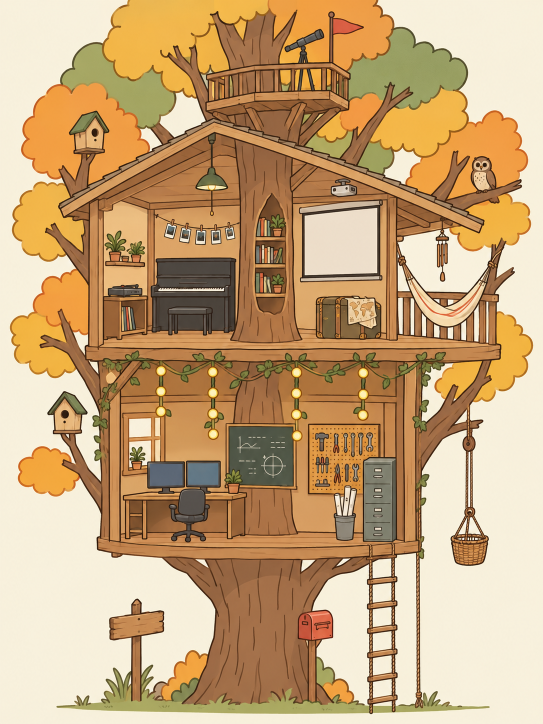
#> input picture tools/art/day.png, 1086 x 1448 px (shown at 1/2 size)
$ python cut_objects.py
#> lines starting #> are read from the running program, lines starting #| are printed output that depends on the picture; after the words box and inside, x2 and y2 are one past the last pixel; in counts of white or black regions, pixels touching at a corner belong together; pictures that were not available may be replaced by others from this repository, and a replacement may not be noted
"""把树屋原图里的每个物品抠出来，生成悬停放大用的图层。

用法（需要 Python 3 + pillow + numpy + opencv-python）：

    python3 tools/cut_objects.py                 # 用 tools/masks/ 里现有的蒙版重新导出全部图层
    python3 tools/cut_objects.py --grabcut piano # 用 GrabCut 为某个物品重新自动抠图（会覆盖它的蒙版）
    python3 tools/make_data.py                   # 导出后重新生成 src/data/treehouse.json

原图放在 tools/art/day.png 和 tools/art/night.png，两张图必须同尺寸、构图对齐（1086×1448）。
如果换了新画，先改下面 OBJ 里的物品框（场景像素 x0, y0, x1, y1），再对每个物品跑 --grabcut，
自动结果不理想时可以用任何画图软件直接修改 tools/masks/<物品>.png（白色=物品，黑色=背景）。

输出：
    public/treehouse/day.webp, night.webp       底图
    public/treehouse/cut/day|night/<物品>.webp   抠好的图层（带透明通道）
    tools/cutmeta.json                          每个图层在场景里的位置
"""
import argparse
import json
from pathlib import Path

import cv2
import numpy as np
from PIL import Image

ROOT = Path(__file__).resolve().parent.parent
TOOLS = ROOT / "tools"
ART = TOOLS / "art"
MASKS = TOOLS / "masks"
OUT = ROOT / "public/treehouse"
META = TOOLS / "cutmeta.json"

PAD = 2          # 图层四周留出的像素，给羽化边缘留空间
FEATHER = 1.0    # 边缘羽化（高斯模糊 sigma）
QUALITY = 88     # webp 质量

# 物品框：场景像素 (x0, y0, x1, y1)
OBJ = {
    "telescope": (562, 52, 656, 184),
    "flag": (652, 20, 732, 132),
    "birdhouse1": (134, 218, 222, 308),
    "birdhouse2": (92, 780, 180, 870),
    "owl": (944, 306, 1000, 394),
    "lamp": (386, 298, 460, 434),
    "photos": (306, 424, 484, 494),
    "plants": (202, 452, 294, 535),
    "record": (201, 570, 299, 680),
    "piano": (296, 510, 477, 672),
    "books": (503, 390, 580, 634),
    "screen": (596, 350, 770, 560),
    "suitcase": (623, 586, 770, 684),
    "chime": (864, 448, 908, 570),
    "hammock": (790, 476, 1004, 660),
    "desk": (242, 914, 497, 1088),
    "board": (450, 844, 596, 980),
    "pegboard": (612, 844, 764, 994),
    "blueprint": (663, 970, 716, 1085),
    "cabinet": (722, 909, 796, 1086),
    "basket": (895, 858, 982, 1136),
    "mailbox": (591, 1214, 670, 1286),
    "sign": (214, 1194, 332, 1405),
}


def grabcut(img_rgb, box):
    """在物品框内自动分离前景，返回 0/255 的整图蒙版。"""
    x0, y0, x1, y1 = box
    bgr = cv2.cvtColor(img_rgb, cv2.COLOR_RGB2BGR)
    mask = np.zeros(bgr.shape[:2], np.uint8)
    bgd, fgd = np.zeros((1, 65), np.float64), np.zeros((1, 65), np.float64)
    cv2.grabCut(bgr, mask, (x0, y0, x1 - x0, y1 - y0), bgd, fgd, 6, cv2.GC_INIT_WITH_RECT)
    fg = np.where((mask == cv2.GC_FGD) | (mask == cv2.GC_PR_FGD), 255, 0).astype(np.uint8)
    # 只保留最大的连通块，再补洞、去毛刺
    n, labels, stats, _ = cv2.connectedComponentsWithStats(fg)
    if n > 1:
        keep = 1 + int(np.argmax(stats[1:, cv2.CC_STAT_AREA]))
        fg = np.where(labels == keep, 255, 0).astype(np.uint8)
    k = cv2.getStructuringElement(cv2.MORPH_ELLIPSE, (5, 5))
    fg = cv2.morphologyEx(fg, cv2.MORPH_CLOSE, k)
    return fg


def night_shift(day, night, box, search=4):
    """夜景图可能和白天差一两个像素，在物品附近找最佳对齐偏移。"""
    x0, y0, x1, y1 = box
    a = cv2.cvtColor(day[y0:y1, x0:x1], cv2.COLOR_RGB2GRAY).astype(np.float32)
    a = cv2.Canny(a.astype(np.uint8), 60, 160).astype(np.float32)
    best, best_score = (0, 0), -1.0
    for dy in range(-search, search + 1):
        for dx in range(-search, search + 1):
            ys, xs = y0 + dy, x0 + dx
            if ys < 0 or xs < 0 or ys + a.shape[0] > night.shape[0] or xs + a.shape[1] > night.shape[1]:
                continue
            b = cv2.cvtColor(night[ys:ys + a.shape[0], xs:xs + a.shape[1]], cv2.COLOR_RGB2GRAY)
            b = cv2.Canny(b, 60, 160).astype(np.float32)
            score = float((a * b).sum())
            if score > best_score:
                best, best_score = (dx, dy), score
    return list(best)


def export(key, day, night, meta):
    m = np.array(Image.open(MASKS / f"{key}.png").convert("L"))
    ys, xs = np.nonzero(m > 127)
    if not len(xs):
        raise SystemExit(f"{key}: 蒙版是空的")
    H, W = m.shape
    x0, y0 = max(0, xs.min() - PAD), max(0, ys.min() - PAD)
    x1, y1 = min(W, xs.max() + 1 + PAD), min(H, ys.max() + 1 + PAD)
    alpha = cv2.GaussianBlur(m, (0, 0), FEATHER)[y0:y1, x0:x1] if FEATHER else m[y0:y1, x0:x1]

    old = meta.get(key, {})
    nshift = old.get("nshift") or night_shift(day, night, OBJ[key])
    nx, ny = nshift

    for mode, img, (sx, sy) in (("day", day, (0, 0)), ("night", night, (nx, ny))):
        crop = img[y0 + sy:y1 + sy, x0 + sx:x1 + sx]
        rgba = np.dstack([crop, alpha])
        dst = OUT / "cut" / mode / f"{key}.webp"
        dst.parent.mkdir(parents=True, exist_ok=True)
        Image.fromarray(rgba, "RGBA").save(dst, "WEBP", quality=QUALITY, method=6)

    meta[key] = {"x": int(x0), "y": int(y0), "w": int(x1 - x0), "h": int(y1 - y0), "nshift": nshift}


def main():
    ap = argparse.ArgumentParser(description=__doc__, formatter_class=argparse.RawDescriptionHelpFormatter)
    ap.add_argument("--grabcut", nargs="*", metavar="KEY", help="重新自动抠这些物品（不写名字=全部）")
    ap.add_argument("--only", nargs="*", metavar="KEY", help="只导出这些物品")
    args = ap.parse_args()

    day = np.array(Image.open(ART / "day.png").convert("RGB"))
#> day is the input picture: shape (1448, 1086, 3); mean R, G, B 198.5, 165.7, 123.1
    night = np.array(Image.open(ART / "night.png").convert("RGB"))
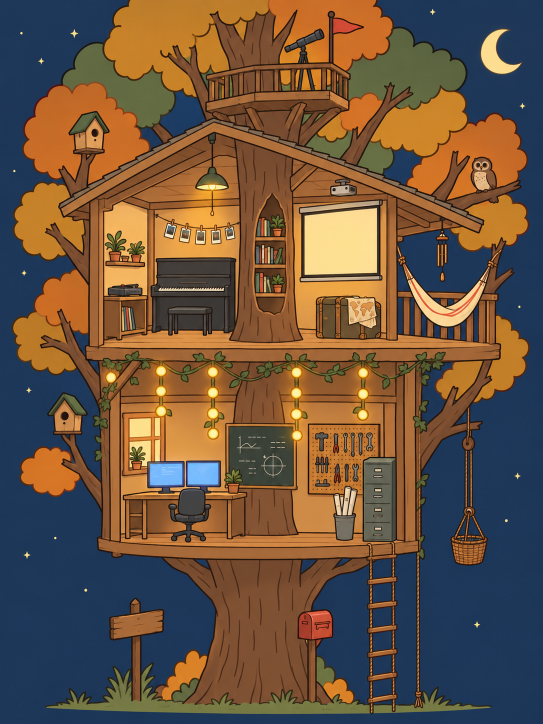
#> input picture tools/art/night.png, 1086 x 1448 px (shown at 1/2 size)
#> night is the input picture: shape (1448, 1086, 3); mean R, G, B 107.1, 84.6, 64.7
    if day.shape != night.shape:
        raise SystemExit("day.png 和 night.png 尺寸必须一致")

    meta = json.loads(META.read_text()) if META.exists() else {}
    MASKS.mkdir(exist_ok=True)

    if args.grabcut is not None:
        for key in args.grabcut or OBJ:
            Image.fromarray(grabcut(day, OBJ[key])).save(MASKS / f"{key}.png")
            meta.pop(key, None)  # 重新估计夜景偏移
            print("grabcut", key)

    OUT.mkdir(parents=True, exist_ok=True)
    Image.fromarray(day).save(OUT / "day.webp", "WEBP", quality=QUALITY, method=6)
    Image.fromarray(night).save(OUT / "night.webp", "WEBP", quality=QUALITY, method=6)

    for key in args.only or OBJ:
        export(key, day, night, meta)
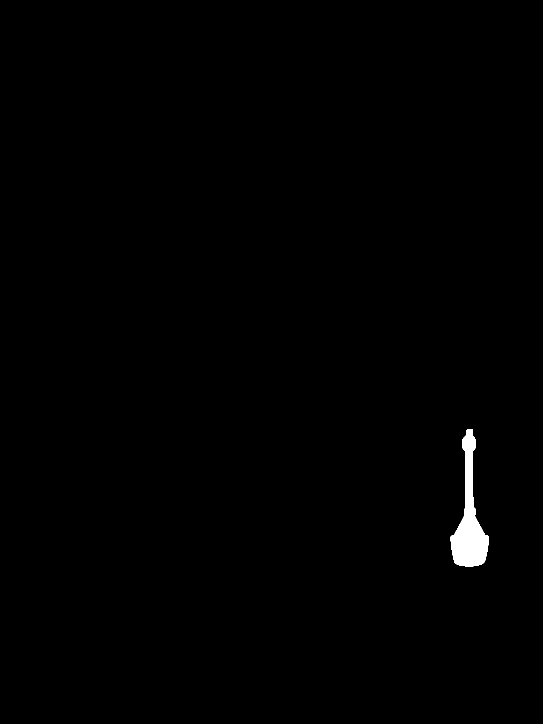
#> input picture tools/masks/basket.png, 1086 x 1448 px, given in place of telescope.png, which was not available (shown at 1/2 size)
#> in export, m is the input picture: shape (1448, 1086); 0.57% white; 1 white region, box (x1, y1, x2, y2) and area: (900, 858, 978, 1133) 8992
#> in export, `ys, xs = np.nonzero(m > 127)`: ys = 8992 values from 858 to 1132; xs = 8992 values, max 977 at index 5012, min 900 at index 5013, mean 938.4
#> in export, `x0, y0 = max(0, xs.min() - PAD), max(0, ys.min() - PAD)`: x0 = 898; y0 = 856
#> in export, `x1, y1 = min(W, xs.max() + 1 + PAD), min(H, ys.max() + 1 + PAD)`: x1 = 980; y1 = 1135
#> in export, `alpha = cv2.GaussianBlur(m, (0, 0), FEATHER)[y0:y1, x0:x1] if FEATHER ..`:
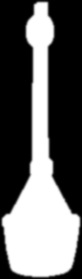
#> alpha: shape (279, 82); min 0, max 255, mean 100.2
#> in night_shift, `a = cv2.Canny(a.astype(np.uint8), 60, 160).astype(np.float32)`:
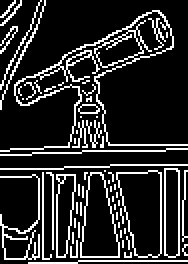
#> a: shape (132, 94) float32 (shown 2 times larger); 16.6% white in thin lines or dots
#> after the loop in night_shift, `for dy in range(-search, search + 1):`: best = (0, 0); best_score = 88564048
#> in export, `nshift = old.get("nshift") or night_shift(day, night, OBJ[key])`: nshift = [0, 0]
#> in export, `nx, ny = nshift`: nx = 0
#> the loop in export, `for mode, img, (sx, sy) in (("day", day, (0, 0)), ("night", night, (nx..` made 2 passes
#> pass 1, in export, `crop = img[y0 + sy:y1 + sy, x0 + sx:x1 + sx]`:
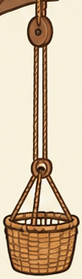
#> crop: shape (279, 82, 3); mean R, G, B 210.3, 190.8, 164.9
#> pass 1, in export, `rgba = np.dstack([crop, alpha])`:
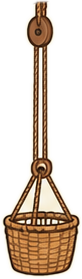
#> rgba: shape (279, 82, 4); mean R, G, B, A 210.3, 190.8, 164.9, 100.2; transparent parts drawn white
#> pass 2, in export, `rgba = np.dstack([crop, alpha])`:
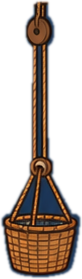
#> rgba: shape (279, 82, 4); mean R, G, B, A 56.9, 58.8, 69.4, 100.2; transparent parts drawn white
        print("export", key, meta[key])
#> pass 2 of the loop in main, `for key in args.only or OBJ:`:
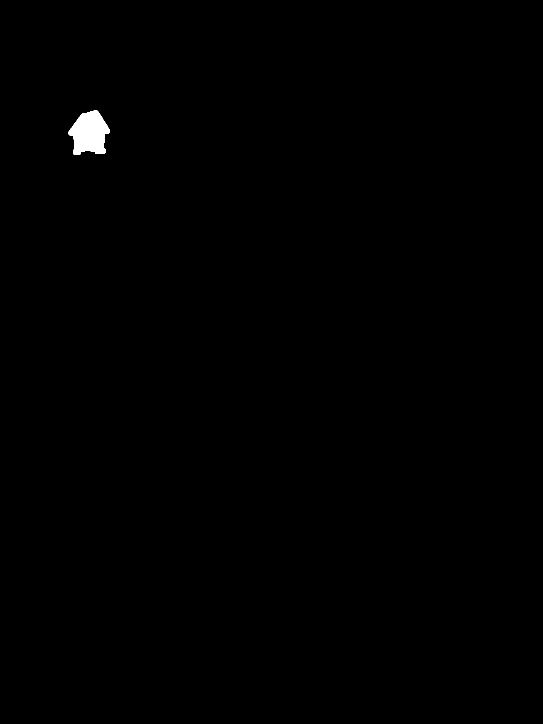
#> input picture tools/masks/birdhouse1.png, 1086 x 1448 px, given in place of flag.png, which was not available (shown at 1/2 size)
#> in export, m is the input picture: shape (1448, 1086); 0.32% white; 1 white region, box (x1, y1, x2, y2) and area: (137, 221, 219, 309) 5017
#> ys = 5017 values from 221 to 308; xs = 5017 values, max 218 at index 1939, min 137 at index 2260, mean 178.6
#> x0 = 135; y0 = 219
#> x1 = 221; y1 = 311
#> alpha: shape (92, 86)
#> in night_shift (call 2), `a = cv2.Canny(a.astype(np.uint8), 60, 160).astype(np.float32)`:
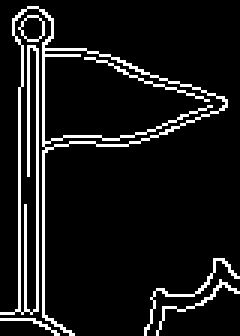
#> a: shape (112, 80) float32 (shown 3 times larger); 9.1% white in thin lines or dots
#> after the loop in night_shift (call 2), `for dy in range(-search, search + 1):`: best = (0, -1); best_score = 27960752
#> nshift = [0, -1]
#> ny = -1
#> the loop in export (call 2), `for mode, img, (sx, sy) in (("day", day, (0, 0)), ("night", night, (nx..` made 2 passes
#> pass 2, in export (call 2), `rgba = np.dstack([crop, alpha])`:
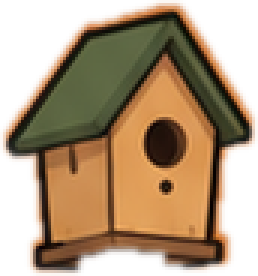
#> rgba: shape (92, 86, 4) (shown 3 times larger); mean R, G, B, A 153.1, 99.3, 49.5, 161.7; transparent parts drawn white

    META.write_text(json.dumps(meta, indent=1, ensure_ascii=False))
    print("完成。接着运行 python3 tools/make_data.py 更新页面数据。")


if __name__ == "__main__":
#> (the run stopped early here; a loop or call above may not have finished)
